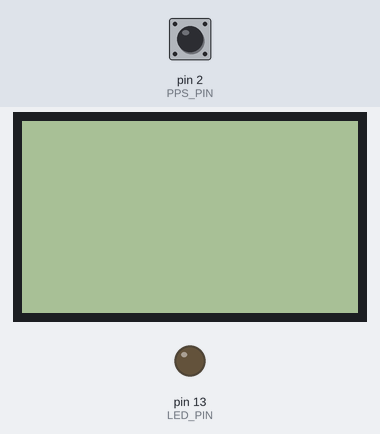
A sketch run on a simulated Arduino Mega 2560, built with avr-gcc and run on an emulated ATmega2560. Parts: 84×48 one-colour display, output pins drawn as LEDs (lit = HIGH). Inputs (shaded band) come from the test bench; at power-on: pin 2 (PPS_PIN) LOW. The display library's start-up logo is not drawn.

Above: at 3.2 s.
3.3 s: pin 2 (PPS_PIN) driven HIGH
At 4.4 s:
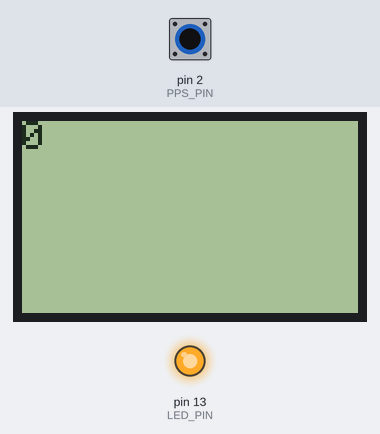
4.8 s: pin 2 (PPS_PIN) pulsed LOW 5 times (0.12 s each, 0.3 s apart)
At 7.2 s:
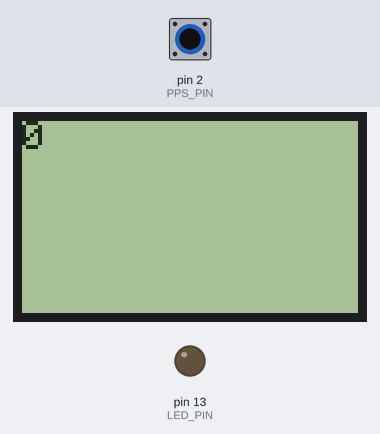
Timing chart, 0 to 8.7 s (numbered marks = the images above; inputs shaded):
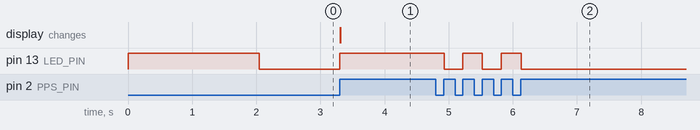

The sketch:

flowmeter.ino
```cpp
#include <SPI.h>
#include <Adafruit_GFX.h>
#include <Adafruit_PCD8544.h>

// Software SPI (slower updates, more flexible pin options):
// pin 7 - Serial clock out (SCLK)
// pin 6 - Serial data out (DIN)
// pin 5 - Data/Command select (D/C)
// pin 4 - LCD chip select (CS)
// pin 3 - LCD reset (RST)
//Adafruit_PCD8544 display = Adafruit_PCD8544(7, 6, 5, 4, 3);
// Hardware SPI 11 MOSI 13 CLK
Adafruit_PCD8544 display = Adafruit_PCD8544(25, 24, 23);

#define PPS_PIN 2
#define LED_PIN 13
#define TICKS_PER_LITER (2400/8)

int state = 0;
unsigned long count = 0, prevcount = 0;
void setup() {
  // put your setup code here, to run once:
  pinMode(PPS_PIN, INPUT);
  pinMode(LED_PIN, OUTPUT);
  digitalWrite(LED_PIN, HIGH);
  attachInterrupt(digitalPinToInterrupt(PPS_PIN), blink, RISING);
  Serial.begin(115200);
  display.begin();
  // you can change the contrast around to adapt the display
  // for the best viewing!
  display.setContrast(50);

  display.display(); // show splashscreen
  delay(2000);
  display.clearDisplay();   // clears the screen and buffer
  display.setTextSize(1);
  display.setTextColor(BLACK);
}

void loop() {
  // put your main code here, to run repeatedly:
  digitalWrite(LED_PIN, state);
  if (prevcount != count)
  {
    prevcount = count;
    display.setCursor(0,0);
    display.clearDisplay();
    display.print(prevcount/TICKS_PER_LITER,DEC);
    display.display();
  }
}

void blink()
{
  state = !state;
  ++count;
}
```

Measured:
- after the input at 3.3 s, pin 13 (LED_PIN): LOW → HIGH at once; the display: changes at once (image 1)
- after the input at 4.8 s, pin 13 (LED_PIN): alternates HIGH for 0.31 s and LOW for 0.29 s, 5 changes in all, then stays LOW, starting after 0.13 s
